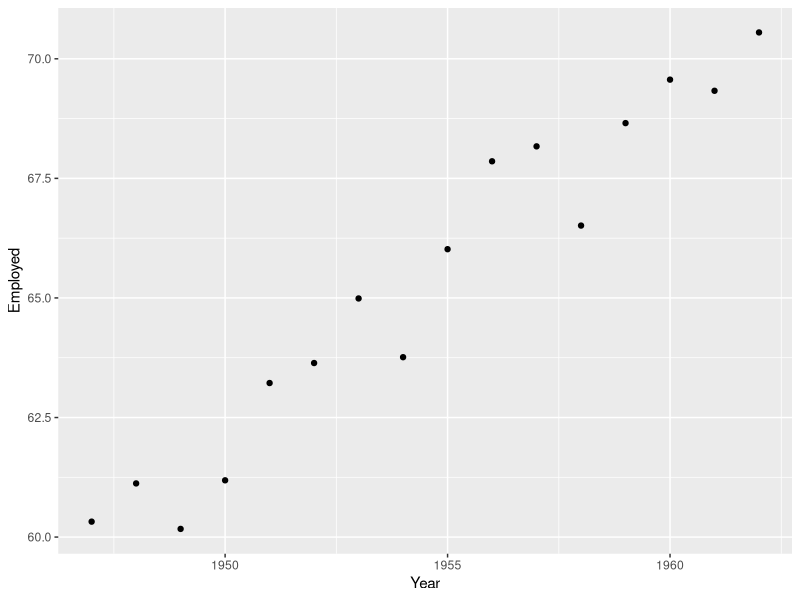

Reproduce this figure in R.
## ---- chunk 1
knitr::opts_chunk$set(echo = TRUE, 
                      message = FALSE, 
                      warning = FALSE,
                      comment = NA)
## ---- chunk 2
library(tidyverse)
## ---- chunk 3
sqrt(2)
round(2.5)
round(2.51)
floor(2.5)
ceiling(2.5)
## ---- chunk 4
longley
## ---- chunk 5
longley$GNP
## ---- chunk 6
longley$Year
## ---- chunk 7
summary(longley$GNP)
## ---- chunk 8
ggplot(data = longley, mapping = aes(x = Year, y = Employed)) +
  geom_point()
## ---- chunk 9

## ---- chunk 10

## ---- chunk 11

